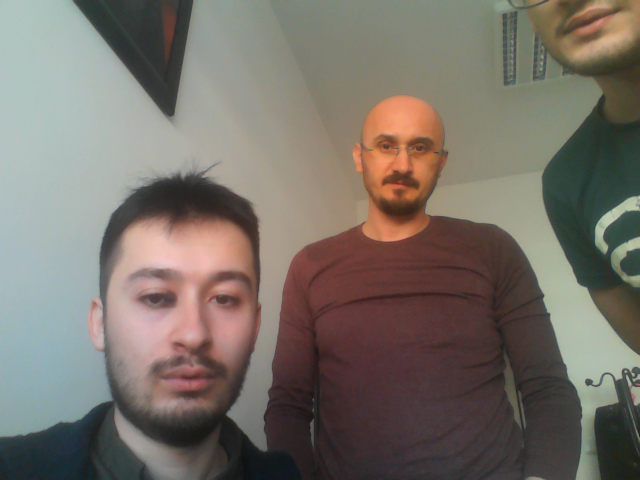
#> input picture temp_image.png, 640 x 480 px
$ python -i Database.py   (imports and definitions only)
#> lines starting #> are read from the running program, lines starting #| are printed output that depends on the picture
import mysql.connector
import base64
import io
import cv2
#import Image
from array import array
from PIL import Image
import numpy as np

"""with open('lemonyellow_logo.jpg', 'rb') as f:
    photo = f.read()
encodestring = base64.b64encode(photo)"""

# [5 lines that did not run here, left out]

# [1 line that did not run here, left out]

# [85 lines left out: functions new_db, insert, insert_faces, delete_faces, select, select_faces and 2 more, not called in this run]


def CLAHE(img):
    #img = color.rgb2gray(img)
    img = cv2.cvtColor(img,cv2.COLOR_BGR2LAB)
    img = cv2.split(img)
    clahe = cv2.createCLAHE(clipLimit=2.0, tileGridSize=(8,8))
    img = clahe.apply(img[0])
    return img

>>> import cv2
>>> picture = cv2.cvtColor(cv2.imread('temp_image.png'), cv2.COLOR_BGR2RGB)
>>> result = CLAHE(picture)
#> in CLAHE, `img = cv2.cvtColor(img,cv2.COLOR_BGR2LAB)`: img: shape (480, 640, 3); mean of channels 0, 1, 2 118.3, 127.3, 122.8
#> in CLAHE, `img = clahe.apply(img[0])`:
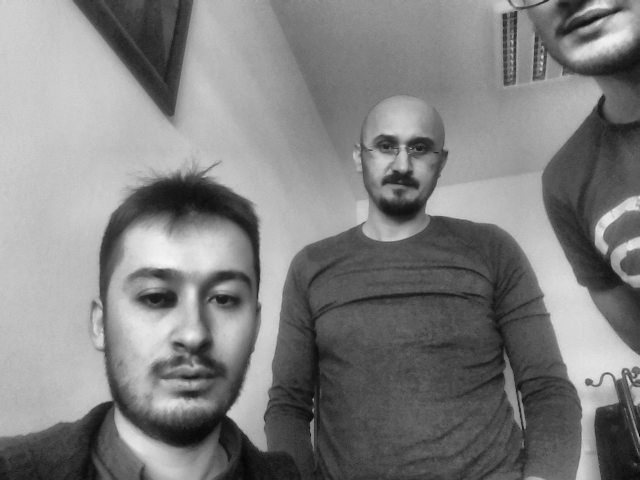
#> img: shape (480, 640); min 6, max 244, mean 128.3

$ run again, on temp_face.png
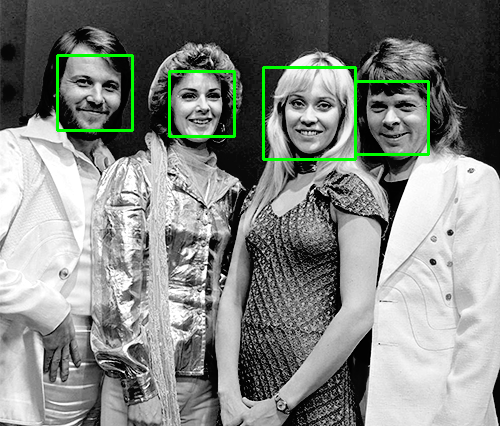
#> input picture temp_face.png, 500 x 426 px
#> picture is the input picture: shape (426, 500, 3); mean R, G, B 129.5, 133.6, 129.5
#> in CLAHE, `img = clahe.apply(img[0])`:
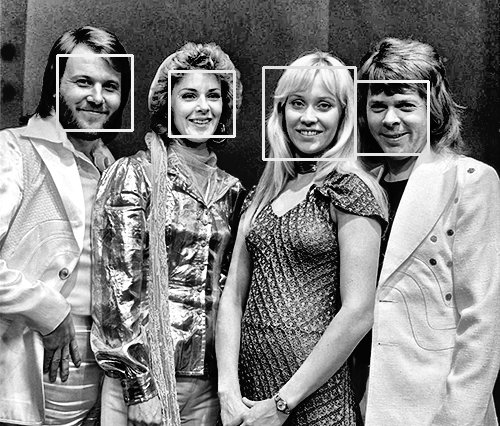
#> img: shape (426, 500); min 0, max 255, mean 132.2
